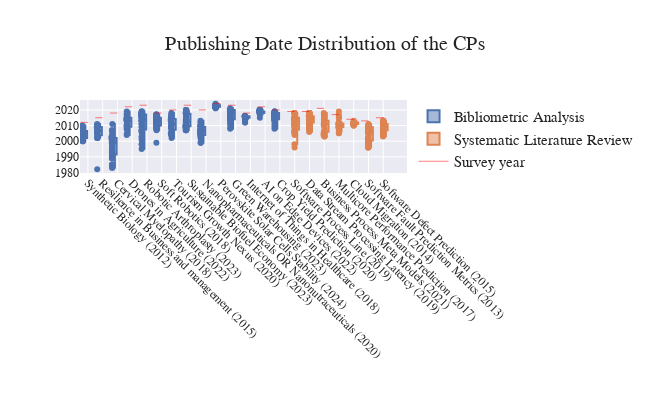

Source (notebook cell):
### Code cell
years_plot_df = core_pubs.copy()
years_plot_df.loc[years_plot_df["year"] < 1980, "year"] = 1980
fig = px.box(years_plot_df, x="Topic", y="year",
             title="Publishing Date Distribution of the CPs", points="all", height=450,
                color="Type", hover_data=["Pub_id"])
markers = [2012, 2015, 2018, 2022, 2023, 2018, 2020, 2023, 2020, 2024,
           2023, 2018, 2022, 2020, 2019, 2019, 2021, 2017, 2014, 2013, 2015]
# add X markers at the corresponding y each to the next x
showlegend = True
for i, marker in enumerate(markers):
    if i == 1:
        showlegend = False
    fig.add_shape(type="line", x0=i - 0.5, x1=i, showlegend=showlegend,
                   y0=marker, y1=marker,
                     line=dict(color="red", width=1), name="Survey year")
fig.update_layout(**PLOT_CONFIGS)
fig.show()
fig.update_traces(marker_size=5)
fig.update_layout(xaxis_title_text="Topic", yaxis_title_text="Year", title_font_size=30,
                  legend_font_size=20, yaxis_tickfont_size=20, xaxis_tickfont_size=20, title_x=0.25,
                  xaxis_title_font_size=25, yaxis_title_font_size=25, width=1300, height=800)
# fig.write_image("./LitQEval-report/pics/year-distribution.pdf")

### Figure 1 — Plotly figure (JSON) as saved in the notebook; plotly's stock layout.template omitted (floating-point values rounded to 4 significant figures; data arrays with more than 128 entries replaced by an {"elided": "..."} marker saying what was removed)
{"data": [{"alignmentgroup": "True", "boxpoints": "all", "customdata": {"elided": "490x1 str values"}, "hovertemplate": "Type=Bibliometric Analysis<br>Topic=%{x}<br>year=%{y}<br>Pub_id=%{customdata[0]}<extra></extra>", "legendgroup": "Bibliometric Analysis", "marker": {"color": "rgb(76,114,176)"}, "name": "Bibliometric Analysis", "notched": false, "offsetgroup": "Bibliometric Analysis", "orientation": "v", "showlegend": true, "type": "box", "x": {"elided": "490 str values"}, "x0": " ", "xaxis": "x", "y": {"elided": "490 int values"}, "y0": " ", "yaxis": "y"}, {"alignmentgroup": "True", "boxpoints": "all", "customdata": {"elided": "279x1 str values"}, "hovertemplate": "Type=Systematic Literature Review<br>Topic=%{x}<br>year=%{y}<br>Pub_id=%{customdata[0]}<extra></extra>", "legendgroup": "Systematic Literature Review", "marker": {"color": "rgb(221,132,82)"}, "name": "Systematic Literature Review", "notched": false, "offsetgroup": "Systematic Literature Review", "orientation": "v", "showlegend": true, "type": "box", "x": {"elided": "279 str values"}, "x0": " ", "xaxis": "x", "y": {"elided": "279 int values"}, "y0": " ", "yaxis": "y"}], "layout": {"boxmode": "group", "font": {"family": "Modern Computer"}, "height": 400, "legend": {"font": {"size": 15}, "title": {"text": ""}, "tracegroupgap": 0}, "shapes": [{"line": {"color": "red", "width": 1}, "name": "Survey year", "showlegend": true, "type": "line", "x0": -0.5, "x1": 0, "y0": 2012, "y1": 2012}, {"line": {"color": "red", "width": 1}, "name": "Survey year", "showlegend": false, "type": "line", "x0": 0.5, "x1": 1, "y0": 2015, "y1": 2015}, {"line": {"color": "red", "width": 1}, "name": "Survey year", "showlegend": false, "type": "line", "x0": 1.5, "x1": 2, "y0": 2018, "y1": 2018}, {"line": {"color": "red", "width": 1}, "name": "Survey year", "showlegend": false, "type": "line", "x0": 2.5, "x1": 3, "y0": 2022, "y1": 2022}, {"line": {"color": "red", "width": 1}, "name": "Survey year", "showlegend": false, "type": "line", "x0": 3.5, "x1": 4, "y0": 2023, "y1": 2023}, {"line": {"color": "red", "width": 1}, "name": "Survey year", "showlegend": false, "type": "line", "x0": 4.5, "x1": 5, "y0": 2018, "y1": 2018}, {"line": {"color": "red", "width": 1}, "name": "Survey year", "showlegend": false, "type": "line", "x0": 5.5, "x1": 6, "y0": 2020, "y1": 2020}, {"line": {"color": "red", "width": 1}, "name": "Survey year", "showlegend": false, "type": "line", "x0": 6.5, "x1": 7, "y0": 2023, "y1": 2023}, {"line": {"color": "red", "width": 1}, "name": "Survey year", "showlegend": false, "type": "line", "x0": 7.5, "x1": 8, "y0": 2020, "y1": 2020}, {"line": {"color": "red", "width": 1}, "name": "Survey year", "showlegend": false, "type": "line", "x0": 8.5, "x1": 9, "y0": 2024, "y1": 2024}, {"line": {"color": "red", "width": 1}, "name": "Survey year", "showlegend": false, "type": "line", "x0": 9.5, "x1": 10, "y0": 2023, "y1": 2023}, {"line": {"color": "red", "width": 1}, "name": "Survey year", "showlegend": false, "type": "line", "x0": 10.5, "x1": 11, "y0": 2018, "y1": 2018}, {"line": {"color": "red", "width": 1}, "name": "Survey year", "showlegend": false, "type": "line", "x0": 11.5, "x1": 12, "y0": 2022, "y1": 2022}, {"line": {"color": "red", "width": 1}, "name": "Survey year", "showlegend": false, "type": "line", "x0": 12.5, "x1": 13, "y0": 2020, "y1": 2020}, {"line": {"color": "red", "width": 1}, "name": "Survey year", "showlegend": false, "type": "line", "x0": 13.5, "x1": 14, "y0": 2019, "y1": 2019}, {"line": {"color": "red", "width": 1}, "name": "Survey year", "showlegend": false, "type": "line", "x0": 14.5, "x1": 15, "y0": 2019, "y1": 2019}, {"line": {"color": "red", "width": 1}, "name": "Survey year", "showlegend": false, "type": "line", "x0": 15.5, "x1": 16, "y0": 2021, "y1": 2021}, {"line": {"color": "red", "width": 1}, "name": "Survey year", "showlegend": false, "type": "line", "x0": 16.5, "x1": 17, "y0": 2017, "y1": 2017}, {"line": {"color": "red", "width": 1}, "name": "Survey year", "showlegend": false, "type": "line", "x0": 17.5, "x1": 18, "y0": 2014, "y1": 2014}, {"line": {"color": "red", "width": 1}, "name": "Survey year", "showlegend": false, "type": "line", "x0": 18.5, "x1": 19, "y0": 2013, "y1": 2013}, {"line": {"color": "red", "width": 1}, "name": "Survey year", "showlegend": false, "type": "line", "x0": 19.5, "x1": 20, "y0": 2015, "y1": 2015}], "showlegend": true, "title": {"font": {"family": "Modern Computer", "size": 20}, "text": "Publishing Date Distribution of the CPs", "x": 0.5}, "width": 650, "xaxis": {"anchor": "y", "domain": [0, 1], "tickangle": 45, "tickfont": {"size": 12}, "title": {"font": {"size": 17}, "text": ""}}, "yaxis": {"anchor": "x", "domain": [0, 1], "tickfont": {"size": 12}, "title": {"font": {"size": 17}, "text": ""}}}}
